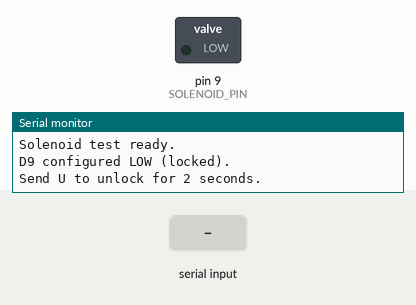
This sketch was run on a simulated Arduino Uno, built with avr-gcc and run on an emulated ATmega328P. Shown: switched loads named in the sketch (green lamp = pin HIGH), the last lines printed to the serial monitor. Inputs (shaded band) come from the test bench.

Above: at 1.2 s.
1.3 s: "U" received over Serial
At 2.7 s:
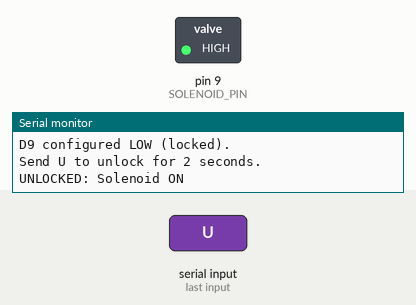
Timing chart, 0 to 4.8 s (numbered marks = the images above; inputs shaded):
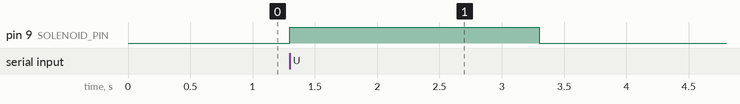

The sketch:

solenoid_test_sketch.ino
```cpp
const int SOLENOID_PIN = 9;
const unsigned long UNLOCK_DURATION = 2000;

bool solenoidActive = false;
unsigned long unlockStarted = 0;

void setup() {
  // Set output latch LOW before enabling the pin
  digitalWrite(SOLENOID_PIN, LOW);
  pinMode(SOLENOID_PIN, OUTPUT);

  Serial.begin(115200);

  Serial.println("Solenoid test ready.");
  Serial.println("D9 configured LOW (locked).");
  Serial.println("Send U to unlock for 2 seconds.");
}

void loop() {
  // Automatically deactivate after 2 seconds
  if (solenoidActive &&
      millis() - unlockStarted >= UNLOCK_DURATION) {
    digitalWrite(SOLENOID_PIN, LOW);
    solenoidActive = false;
    Serial.println("LOCKED: Solenoid OFF");
  }

  // Manual unlock command
  if (Serial.available() > 0) {
    char command = Serial.read();

    if (command == 'U' && !solenoidActive) {
      digitalWrite(SOLENOID_PIN, HIGH);
      solenoidActive = true;
      unlockStarted = millis();

      Serial.println("UNLOCKED: Solenoid ON");
    }
  }
}
```

Measured:
- after the input at 1.3 s, pin 9 (SOLENOID_PIN): LOW → HIGH at once, → LOW 2.0 s later
